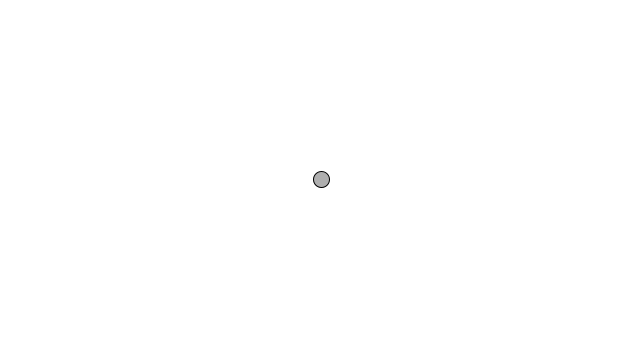
Frame 1 (no input)
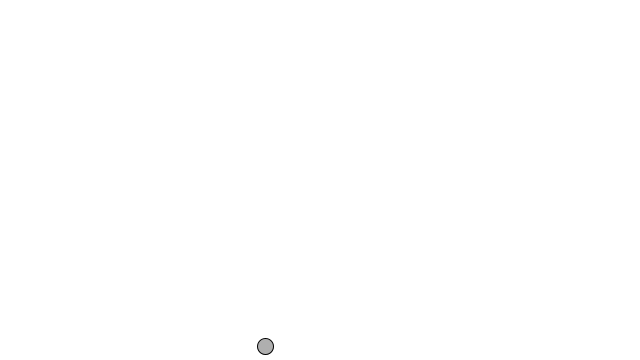
Frame 60 (the mouse pressed at the canvas centre just before this capture)
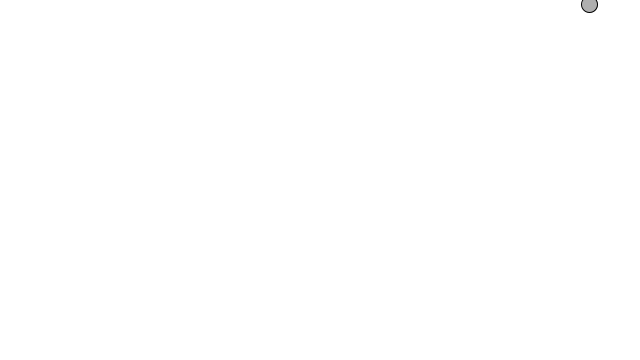
Frame 120 (the mouse held since frame 60 and released just before this capture)

The Processing sketch that drew these frames (run headless with seeded random() and noise(); from frame 60 on, the mouse is pressed at the canvas centre):

// Processing sketch: eg9
// ── eg9.pde
class Mover {

  PVector pos;
  PVector vel;
  PVector acc;
 
 Mover() {
   pos = new PVector(width/2, height/2);
   vel = new PVector(0, 0);
   acc = new PVector(0, 0);
 }
 
  void update() {
    acc = PVector.random2D();
    acc.mult(random(2));
    
    vel.add(acc);
    vel.limit(10);
    pos.add(vel);
  }
  
  void setAcc(PVector _acc) {
    acc = _acc;
  }
  
  void display() {
    stroke(0);
    fill(175);
    ellipse(pos.x, pos.y, 16, 16);
  }
  
  void checkEdges() {
    if (pos.x > width) pos.x = 0;
    else if (pos.x < 0) pos.x = width;
    if (pos.y > height) pos.y = 0;
    else if (pos.y < 0) pos.y = height;
  }
 
}

Mover mover;

void setup() {
  size(640, 360);
  
  mover = new Mover();
}

void draw() {
  background(255);
  
  mover.update();
  mover.checkEdges();
  mover.display();
}
